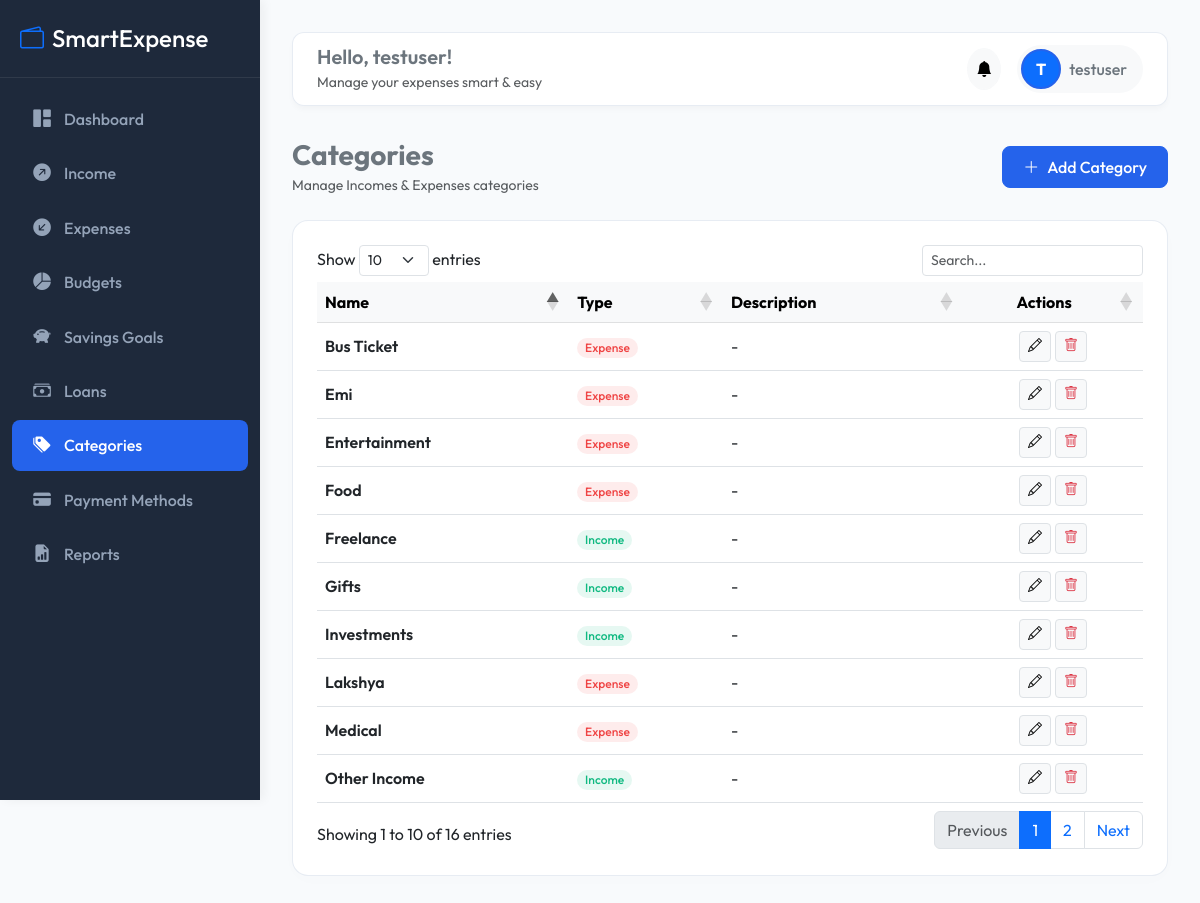
/expenses/categories/ (signed in), run on the app's committed database.
### accounts/models.py (models this page shows, shortened)
class User(AbstractUser):
    profile_image = models.ImageField(upload_to='profile_images/', null=True, blank=True)
    created_at = models.DateTimeField(auto_now_add=True)

### expenses/models.py (models this page shows, shortened)
class Category(models.Model):
    CATEGORY_TYPES = [
        ('Income', 'Income'),
        ('Expense', 'Expense'),
    ]
    name = models.CharField(max_length=100)
    type = models.CharField(max_length=10, choices=CATEGORY_TYPES)
    description = models.TextField(blank=True, null=True)
    created_at = models.DateTimeField(auto_now_add=True)
    class Meta:
        verbose_name_plural = "Categories"

### expenses/views.py (the view)
# urls.py: path('categories/', views.CategoryListView.as_view(), name='category_list'),
class CategoryListView(LoginRequiredMixin, ListView):
    model = Category
    template_name = 'expenses/category_list.html'
    context_object_name = 'categories'

### notifications/context_processors.py (called while the page is built)
def unread_notifications_count(request):
    if request.user.is_authenticated:
        count = Notification.objects.filter(user=request.user, is_read=False).count()
        recent = Notification.objects.filter(user=request.user, is_read=False)[:5]
        return {
            'unread_notifications_count': count,
            'recent_notifications': recent
        }
    return {
        'unread_notifications_count': 0,
        'recent_notifications': []
    }

### templates/expenses/category_list.html (shortened to what this page needs)
{% extends 'base.html' %}
{% block content %}
<div class="d-flex justify-content-between align-items-center mb-4">
    <div>
        <h3 class="fw-bold text-secondary m-0">Categories</h3>
        <small class="text-muted">Manage Incomes & Expenses categories</small>
    </div>
    <a href="{% url 'expenses:category_add' %}" class="btn btn-primary"><i class="bi bi-plus-lg me-2"></i>Add Category</a>
</div>
<div class="card table-card">
    <div class="table-responsive border-0 p-0">
        <table class="table table-hover align-middle datatable w-100">
            <thead class="table-light">
                <tr>
                    <th>Name</th>
                    <th>Type</th>
                    <th>Description</th>
                    <th class="text-center">Actions</th>
                </tr>
            </thead>
            <tbody>
                {% for cat in categories %}
                <tr>
                    <td class="fw-semibold">{{ cat.name }}</td>
                    <td>
                        {% if cat.type == 'Income' %}
                        <span class="badge badge-income rounded-pill px-2.5 py-1.5 fw-medium">Income</span>
                        {% else %}
                        <span class="badge badge-expense rounded-pill px-2.5 py-1.5 fw-medium">Expense</span>
                        {% endif %}
                    </td>
                    <td>{{ cat.description|default:"-" }}</td>
                    <td class="text-center">
                        <div class="d-flex justify-content-center gap-1">
                            <a href="{% url 'expenses:category_edit' cat.id %}" class="btn btn-sm btn-light border" title="Edit"><i class="bi bi-pencil"></i></a>
                            <a href="{% url 'expenses:category_delete' cat.id %}" class="btn btn-sm btn-light border text-danger" title="Delete"><i class="bi bi-trash"></i></a>
                        </div>
                    </td>
                </tr>
                {% endfor %}
            </tbody>
        </table>
    </div>
</div>
{% endblock %}

### templates/base.html (shortened to what this page needs)
{% load static %}
<!DOCTYPE html>
<html lang="en">
<head>
    <link href="https://cdn.jsdelivr.net/npm/bootstrap@5.3.0/dist/css/bootstrap.min.css" rel="stylesheet">
    <link href="https://cdn.jsdelivr.net/npm/bootstrap-icons@1.10.5/font/bootstrap-icons.css" rel="stylesheet">
    <link href="https://cdn.datatables.net/1.13.4/css/dataTables.bootstrap5.min.css" rel="stylesheet">
    <link href="{% static 'css/style.css' %}" rel="stylesheet">
</head>
<body>
    <nav id="sidebar">
        <div class="sidebar-header">
            <h4 class="m-0 text-white"><i class="bi bi-wallet2 me-2 text-primary"></i>SmartExpense</h4>
        </div>
        <div class="mt-3">
            <a href="{% url 'dashboard:home' %}" class="nav-link {% if request.resolver_match.app_name == 'dashboard' %}active{% endif %}">
                <i class="bi bi-grid-1x2-fill"></i> Dashboard
            </a>
            <a href="{% url 'income:income_list' %}" class="nav-link {% if request.resolver_match.app_name == 'income' %}active{% endif %}">
                <i class="bi bi-arrow-up-right-circle-fill"></i> Income
            </a>
            <a href="{% url 'expenses:expense_list' %}" class="nav-link ">
                <i class="bi bi-arrow-down-left-circle-fill"></i> Expenses
            </a>
            <a href="{% url 'budgets:budget_list' %}" class="nav-link {% if request.resolver_match.app_name == 'budgets' %}active{% endif %}">
                <i class="bi bi-pie-chart-fill"></i> Budgets
            </a>
            <a href="{% url 'savings:savings_list' %}" class="nav-link {% if request.resolver_match.app_name == 'savings' %}active{% endif %}">
                <i class="bi bi-piggy-bank-fill"></i> Savings Goals
            </a>
            <a href="{% url 'loans:loan_list' %}" class="nav-link {% if request.resolver_match.app_name == 'loans' %}active{% endif %}">
                <i class="bi bi-cash-stack"></i> Loans
            </a>
            <a href="{% url 'expenses:category_list' %}" class="nav-link {% if request.resolver_match.url_name == 'category_list' %}active{% endif %}">
                <i class="bi bi-tags-fill"></i> Categories
            </a>
            <a href="{% url 'expenses:payment_method_list' %}" class="nav-link {% if request.resolver_match.url_name == 'payment_method_list' %}active{% endif %}">
                <i class="bi bi-credit-card-fill"></i> Payment Methods
            </a>
            <a href="{% url 'reports:report_dashboard' %}" class="nav-link {% if request.resolver_match.app_name == 'reports' %}active{% endif %}">
                <i class="bi bi-file-earmark-bar-graph-fill"></i> Reports
            </a>
        </div>
    </nav>
    <div id="content">
        <div class="topbar d-flex justify-content-between align-items-center">
            <div class="d-none d-lg-block">
                <h5 class="m-0 fw-semibold text-secondary">Hello, {{ request.user.username }}!</h5>
                <small class="text-muted">Manage your expenses smart & easy</small>
            </div>
            <div class="d-flex align-items-center gap-3">
                <div class="dropdown">
                    <button class="btn btn-light position-relative rounded-circle p-2" type="button" data-bs-toggle="dropdown" aria-expanded="false">
                        <i class="bi bi-bell-fill"></i>
                    </button>
                </div>
                <div class="dropdown">
                    <button class="btn btn-light d-flex align-items-center gap-2 border-0 p-1 pe-3 rounded-pill" type="button" data-bs-toggle="dropdown" aria-expanded="false">
                        {% if request.user.profile_image %}
                        <img src="{{ request.user.profile_image.url }}" class="avatar-md" alt="Avatar">
                        {% else %}
                        <div class="avatar-md bg-primary text-white d-flex align-items-center justify-content-center fw-bold">
                            {{ request.user.username|slice:":1"|upper }}
                        </div>
                        {% endif %}
                        <span class="d-none d-md-inline fw-medium text-secondary">{{ request.user.username }}</span>
                    </button>
                </div>
            </div>
        </div>
        {% block content %}{% endblock %}
    </div>
</body>
</html>

### static/css/style.css (style rules this page uses)
:root { --primary-color: #2563EB; --primary-hover: #1D4ED8; --secondary-color: #1E293B; --success-color: #10B981; --danger-color: #EF4444; --warning-color: #F59E0B; --info-color: #06B6D4; --bg-color: #F8FAFC; --sidebar-width: 260px; --transition-speed: 0.3s; }
body { font-family: 'Outfit', -apple-system, BlinkMacSystemFont, "Segoe UI", Roboto, sans-serif; background-color: var(--bg-color); color: var(--secondary-color); overflow-x: hidden; }
#sidebar { width: var(--sidebar-width); height: 100vh; position: fixed; top: 0; left: 0; z-index: 100; background-color: var(--secondary-color); color: #F8FAFC; transition: all var(--transition-speed) ease; box-shadow: 4px 0 10px rgba(0, 0, 0, 0.05); }
#sidebar .sidebar-header { padding: 1.5rem 1.25rem; border-bottom: 1px solid rgba(255, 255, 255, 0.08); }
#sidebar .nav-link { color: #94A3B8; padding: 0.75rem 1.25rem; display: flex; align-items: center; gap: 0.75rem; border-radius: 8px; margin: 0.25rem 0.75rem; transition: all 0.2s ease; font-weight: 500; text-decoration: none; }
#sidebar .nav-link:hover, #sidebar .nav-link.active { color: #FFFFFF; background-color: var(--primary-color); }
#sidebar .nav-link i { font-size: 1.1rem; width: 20px; text-align: center; }
#content { margin-left: var(--sidebar-width); padding: 2rem; min-height: 100vh; transition: all var(--transition-speed) ease; }
.topbar { background: rgba(255, 255, 255, 0.9); backdrop-filter: blur(8px); border-radius: 12px; padding: 0.75rem 1.5rem; box-shadow: 0 4px 6px -1px rgba(0, 0, 0, 0.03); margin-bottom: 2rem; border: 1px solid rgba(226, 232, 240, 0.8); }
.badge-income { background-color: rgba(16, 185, 129, 0.1); color: var(--success-color); }
.badge-expense { background-color: rgba(239, 68, 68, 0.1); color: var(--danger-color); }
.table-card { border-radius: 16px; border: 1px solid rgba(226, 232, 240, 0.8); background: white; padding: 1.5rem; box-shadow: 0 4px 20px rgba(0, 0, 0, 0.01); }
.btn-primary { background-color: var(--primary-color); border-color: var(--primary-color); font-weight: 500; border-radius: 8px; padding: 0.5rem 1.25rem; }
.avatar-md { width: 40px; height: 40px; border-radius: 50%; object-fit: cover; border: 2px solid var(--primary-color); }

### data on the page
User: user.username "testuser", user.username "T"
Category: name "Freelance", type "Income", description "-"
Category: name "Investments", type "Income", description "-"
Category: name "Gifts", type "Income", description "-"
Category: name "Other Income", type "Income", description "-"
Category: name "Food", type "Expense", description "-"
Category: name "Entertainment", type "Expense", description "-"
Category: name "Medical", type "Expense", description "-"
Category: name "Emi", type "Expense", description "-"
Category: name "Lakshya", type "Expense", description "-"
Category: name "Bus Ticket", type "Expense", description "-"
